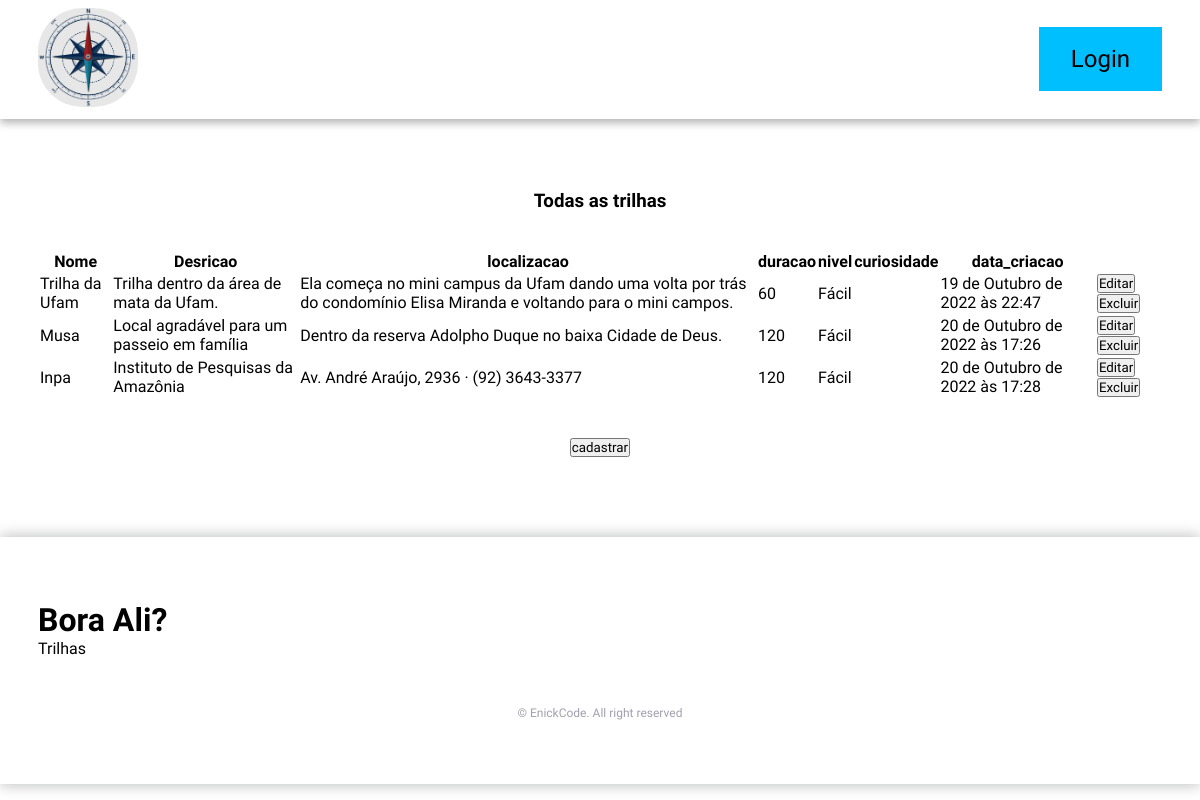
Screenshot of /modificacao with the database file from the repository.
### BoraAli/models.py (models this page shows)
class Trilha(models.Model):
    nome_trilha = models.CharField(max_length=200)
    descricao = models.TextField()
    localizacao = models.TextField()
    duracao = models.IntegerField()
    nivel = models.CharField(max_length=20)
    curiosidades = models.CharField(max_length=400, blank=True, null=True)
    data_criacao = models.DateTimeField(default=datetime.now, blank=True)

### BoraAli/views.py (the view)
# urls.py: path('modificacao', views.modificacao, name='modificacao'),
def modificacao(request):
    trilhas = Trilha.objects.all()
    dados = {
        'trilhas': trilhas
    }
    return render(request, 'modificacao.html', dados)

### BoraAli/templates/modificacao.html
{% extends 'base.html' %} {% block content %} {% include 'partials/menu.html' %}
<br /><br /><br /><br /><br /><br /><br /><br /><br /><br />
<div class="container">
  <center>
    <h3>Todas as trilhas</h3><br><br>
  </center>
  <form action="">
    <table>
      <thead>
        <tr>
          <th>Nome</th>
          <th>Desricao</th>
          <th>localizacao</th>
          <th>duracao</th>
          <th>nivel</th>
          <th>curiosidade</th>
          <th>data_criacao</th>
        </tr>
      </thead>
      <tbody>
        {% for trilha in trilhas %}
        <tr>
          <td>{{ trilha.nome_trilha }}</td>
          <td>{{ trilha.descricao }}</td>
          <td>{{ trilha.localizacao }}</td>
          <td>{{ trilha.duracao }}</td>
          <td>{{ trilha.nivel }}</td>
          <td>{{ trilha.curiosidade }}</td>
          <td>{{ trilha.data_criacao }}</td>
          <td>
            <button>
              <a href="{% url 'trilha_edit' trilha.id %}">Editar</a>
            </button>
            <button>
              <a href="{% url 'trilha_del' trilha.id %}" onclick="return confirm('confirma a exlusao')"
                >Excluir</a
              >
            </button>
          </td>
        </tr>
        {% endfor %}
      </tbody>
    </table>
    <br><br>
    <center>
        <button>
            <a href="{% url 'trilha_add' %}">cadastrar</a>
        </button>
    </center>
  </form>
</div>
{% include 'partials/footer.html' %} {% endblock content %}

### ProjectBase/static/style.css (style rules this page uses)
:root { --first-color: #00bfff; --body-font: 'Red Hat Display', sans-serif; }
* { box-sizing: border-box; padding: 0; margin: 0; }
body, button { font-family: var(--body-font); }
html { scroll-behavior: smooth; }
a { text-decoration: none; color: #000; }
.container { max-width: 1124px; margin-right: auto; margin-left: auto; }

### rows the page displays
Trilha: nome_trilha "Trilha da Ufam", descricao "Trilha dentro da área de mata da Ufam.", localizacao "Ela começa no mini campus da Ufam dando uma volta por trás do condomínio Elisa Miranda e voltando para o mini campos.", duracao "60", nivel "Fácil", data_criacao "19 de Outubro de 2022 às 22:47"
Trilha: nome_trilha "Musa", descricao "Local agradável para um passeio em família", localizacao "Dentro da reserva Adolpho Duque no baixa Cidade de Deus.", duracao "120", nivel "Fácil", data_criacao "20 de Outubro de 2022 às 17:26"
Trilha: nome_trilha "Inpa", descricao "Instituto de Pesquisas da Amazônia", localizacao "Av. André Araújo, 2936 · (92) 3643-3377", duracao "120", nivel "Fácil", data_criacao "20 de Outubro de 2022 às 17:28"
